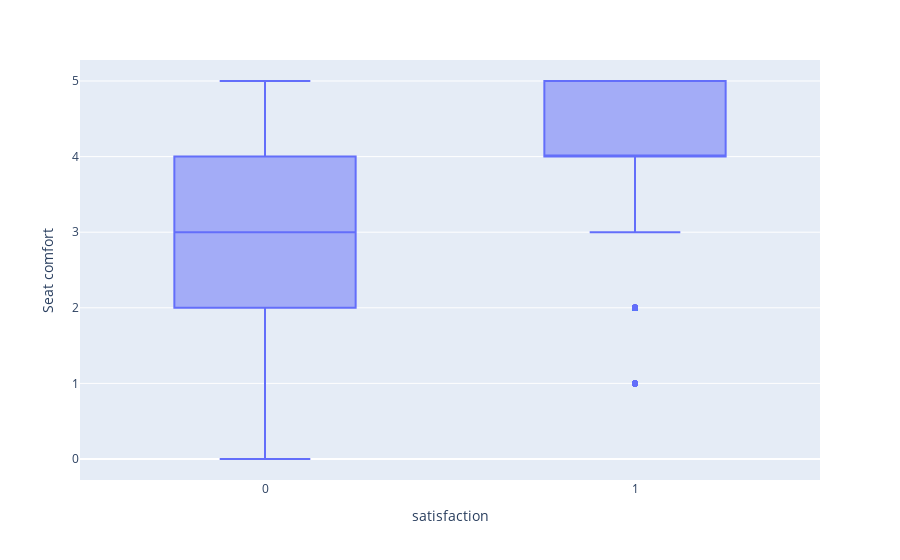

Notebook cell for this chart:
### Code cell
px.box(df_airline_sat, x='satisfaction', y='Seat comfort')

### Figure 1 — Plotly figure (JSON) as saved in the notebook; plotly's stock layout.template omitted (floating-point values rounded to 4 significant figures; data arrays with more than 128 entries replaced by an {"elided": "..."} marker saying what was removed)
{"data": [{"alignmentgroup": "True", "hovertemplate": "satisfaction=%{x}<br>Seat comfort=%{y}<extra></extra>", "legendgroup": "", "marker": {"color": "#636efa"}, "name": "", "notched": false, "offsetgroup": "", "orientation": "v", "showlegend": false, "type": "box", "x": {"elided": "103904 int values"}, "x0": " ", "xaxis": "x", "y": {"elided": "103904 int values"}, "y0": " ", "yaxis": "y"}], "layout": {"boxmode": "group", "legend": {"tracegroupgap": 0}, "margin": {"t": 60}, "xaxis": {"anchor": "y", "domain": [0, 1], "title": {"text": "satisfaction"}}, "yaxis": {"anchor": "x", "domain": [0, 1], "title": {"text": "Seat comfort"}}}}
